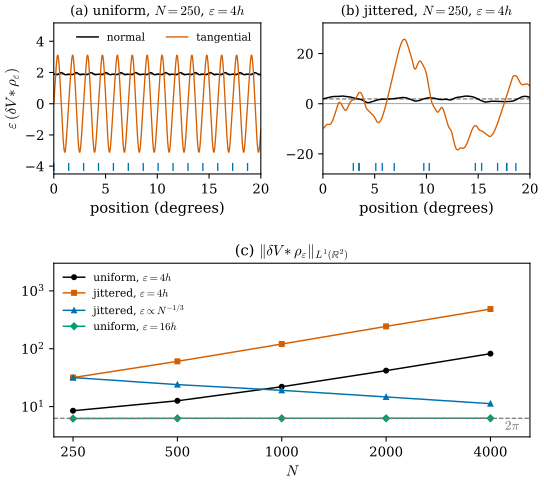

Generate this figure with Python:
"""Figure 47.3.1: the regularized first variation of point clouds on the circle of radius 0.5 ([BLM17] Def 3.1,
Prop 3.2 (3.4), Thm 3.6 (3.7)); the exp kernel is normalised in R^2.

Point clouds: N points x_j = 0.5 (cos t_j, sin t_j) with exact tangent lines and equal masses pi/N. "uniform":
t_j = 2 pi j / N; "jittered": t_j = 2 pi (j + n_j) / N with n_j standard normal (seed 3), so the spacing is uneven
while the masses stay equal. h = pi / N is the mean spacing.
(a) eps (delta V * rho_eps)(x) at x = 0.5 (cos s, sin s), 0 <= s <= 72 degrees, N = 250, eps = 4h: outward normal
component (uniform: black, jittered: blue) and tangential component (jittered: vermilion; uniform is ~0, grey).
The dashed line is the value for the smooth circle, |H| C_rho = 2 * 0.9517.
(b) || delta V * rho_eps ||_{L^1(R^2)} against N for four choices of eps; the smooth circle has |delta V|(R^2) = 2 pi.

Run from the project root: PYTHONPATH=tools python3 chapters/47-paper-varifold-approximation/figures/fig-47-3-1-regularized-first-variation.py
"""
import os

for _k in ("OMP_NUM_THREADS", "OPENBLAS_NUM_THREADS", "MKL_NUM_THREADS"):
    os.environ.setdefault(_k, "4")  # keep BLAS from using every core

import math
import sys
from pathlib import Path

import numpy as np

sys.path.insert(0, str(Path(__file__).resolve().parents[1] / "lib"))
import dgfig  # noqa: E402

dgfig.setup()
import matplotlib.pyplot as plt  # noqa: E402

import var47 as v  # noqa: E402

C = dgfig.COLORS
R, L = 0.5, math.pi
c_exp = v.normaliser(v.rho_exp, 2)
C_RHO = c_exp * v.C_const(v.rho_exp, 1)


def cloud(N, jitter, seed=3):
    j = np.arange(N, dtype=float)
    if jitter:
        j = j + np.random.default_rng(seed).standard_normal(N)
    X, T, _ = v.circle(2 * np.pi * j / N, R)
    return X, v.proj_from_tangent(T), np.full(N, L / N)


def field(Q, X, P, m, eps):
    """(delta V * rho_eps)(q) = sum_j m_j P_j grad rho_eps(x_j - q), formula (3.4)."""
    D = X[None, :, :] - Q[:, None, :]
    r = np.linalg.norm(D, axis=2)
    g = c_exp * v.drho_exp(r / eps) / eps ** 3
    u = D / np.where(r > 0, r, 1.0)[:, :, None]
    Pu = np.einsum("jab,qjb->qja", P, u)
    return np.einsum("j,qj,qja->qa", m, g, Pu)


N0 = 250
h0 = L / N0
eps0 = 4 * h0
s = np.linspace(0, np.radians(20), 1200)
Q = R * np.stack([np.cos(s), np.sin(s)], 1)
nu = np.stack([np.cos(s), np.sin(s)], 1)
tg = np.stack([-np.sin(s), np.cos(s)], 1)
Xu, Pu_, mu = cloud(N0, False)
Xj, Pj, mj = cloud(N0, True)
Fu = eps0 * field(Q, Xu, Pu_, mu, eps0)
Fj = eps0 * field(Q, Xj, Pj, mj, eps0)
# smooth circle: a very fine uniform cloud
Fs = eps0 * field(Q[:3], *cloud(20000, False), eps0)
smooth = float(np.einsum("qa,qa->q", Fs, nu[:3]).mean())
assert abs(smooth - 2 * C_RHO) < 0.01, smooth
un, ut = np.einsum("qa,qa->q", Fu, nu), np.einsum("qa,qa->q", Fu, tg)
jn, jt = np.einsum("qa,qa->q", Fj, nu), np.einsum("qa,qa->q", Fj, tg)
assert np.all(un > 0) and np.abs(un - smooth).max() < 0.06 * smooth
assert 2.5 < np.abs(ut).max() < 3.5 and np.abs(jt).max() > 15
# at the uniform data points the tangential part vanishes by symmetry
Fd = eps0 * field(Xu[:3], Xu, Pu_, mu, eps0)
assert np.abs(np.einsum("qa,qa->q", Fd, np.stack([-Xu[:3, 1], Xu[:3, 0]], 1) / R)).max() < 1e-10

fig = plt.figure(figsize=(6.4, 5.6))
gs = fig.add_gridspec(2, 2, hspace=0.55, wspace=0.3, height_ratios=[1, 1.15])
deg = np.degrees(s)
for k, (nn, tt_, X_, ttl, yl) in enumerate(((un, ut, Xu, "(a) uniform", 4.5), (jn, jt, Xj, "(b) jittered", 28))):
    ax = fig.add_subplot(gs[0, k])
    ax.set_ylim(-yl, yl * 1.15)
    ax.axhline(smooth, color=C["aux"], ls="--", lw=0.9)
    ax.axhline(0, color=C["aux"], lw=0.5)
    ax.plot(deg, nn, color=C["main"], lw=1.1, label="normal")
    ax.plot(deg, tt_, color=C["normal"], lw=1.0, label="tangential")
    ang = np.degrees(np.arctan2(X_[:, 1], X_[:, 0]))
    ang = ang[(ang >= 0) & (ang <= 20)]
    ax.plot(ang, np.full_like(ang, -0.9 * yl), "|", color=C["tangent"], ms=6)
    ax.set_xlim(0, 20)
    ax.set_xlabel(r"position (degrees)")
    ax.set_title(ttl + r", $N = 250$, $\varepsilon = 4h$", fontsize=10)
    if k == 0:
        ax.set_ylabel(r"$\varepsilon\,(\delta V * \rho_\varepsilon)$")
        ax.legend(frameon=False, fontsize=8, loc="upper right", ncol=2)

Ns = np.array([250, 500, 1000, 2000, 4000])
rules = {
    r"uniform, $\varepsilon = 4h$": (False, lambda N: 4 * L / N, C["main"], "o-"),
    r"jittered, $\varepsilon = 4h$": (True, lambda N: 4 * L / N, C["normal"], "s-"),
    r"jittered, $\varepsilon \propto N^{-1/3}$": (True, lambda N: 4 * h0 * (N / N0) ** (-1 / 3), C["tangent"], "^-"),
    r"uniform, $\varepsilon = 16h$": (False, lambda N: 16 * L / N, C["third"], "D-"),
}
vals = {}
for name, (jit, epsf, col, mk) in rules.items():
    vals[name] = np.array([v.field_L1_circle(*cloud(N, jit), epsf(N), R)[0] for N in Ns])
ax = fig.add_subplot(gs[1, :])
for name, (jit, epsf, col, mk) in rules.items():
    ax.loglog(Ns, vals[name], mk, color=col, ms=3.5, lw=1.1, label=name)
ax.axhline(2 * np.pi, color=C["aux"], ls="--", lw=0.9)
ax.text(4400, 2 * np.pi * 0.95, r"$2\pi$", fontsize=10, color=C["aux"], va="top")
ax.set_xticks(Ns)
ax.set_xticklabels([str(n) for n in Ns])
ax.minorticks_off()
ax.set_xlim(220, 5200)
ax.set_xlabel(r"$N$")
ax.set_title(r"(c) $\|\delta V * \rho_\varepsilon\|_{L^1(\mathbb{R}^2)}$", fontsize=11)
ax.legend(frameon=False, fontsize=8, loc="upper left")
ax.set_ylim(3, 3000)

V = list(vals.values())
assert V[0][-1] / V[0][0] > 8 and V[1][-1] / V[1][0] > 8                   # grows like N
assert np.all(np.diff(V[2]) < 0) and V[2][-1] < 2 * V[2][0] / 2            # decreases
assert np.all(np.abs(V[3] - 2 * np.pi) < 0.1)                               # ~ 2 pi
dgfig.save(fig, __file__)
print("smooth eps*|dV*rho| =", smooth, " 2 C_rho =", 2 * C_RHO)
print("max |tangential| jittered:", np.abs(jt).max(), " normal range jittered:", jn.min(), jn.max())
print("max |tangential| uniform:", np.abs(ut).max())
print("uniform normal range:", un.min(), un.max(), " max |ut|", np.abs(ut).max())
for name, val in vals.items():
    print(name, np.round(val, 3))
